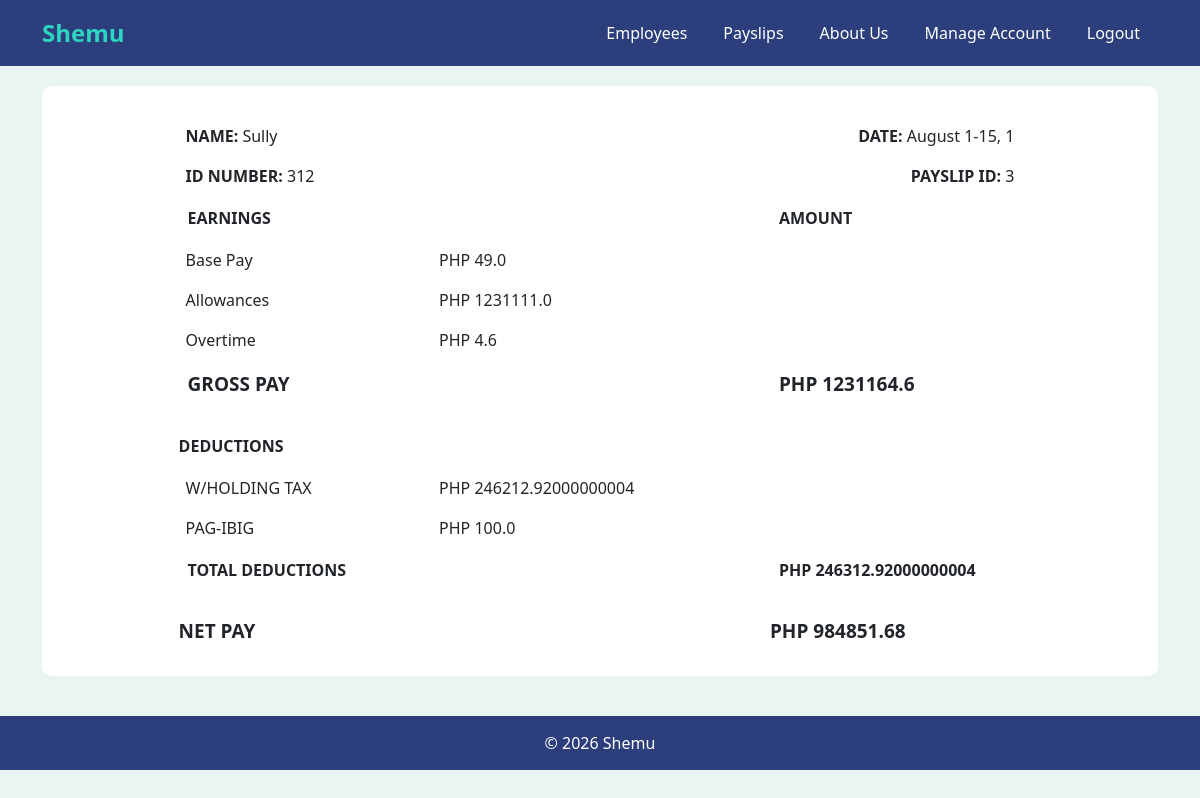
The page /view-payslip/2/3/ on the database its author committed.
### shemuapp/models.py (models this page shows, shortened)
class Payslip(models.Model): #Payslip Attributes
    id_number = models.ForeignKey('Employee', on_delete=models.CASCADE, related_name='payslips')
    month = models.CharField(max_length=20)
    date_range = models.CharField(max_length=50)
    year = models.CharField(max_length=4)
    pay_cycle = models.IntegerField()
    rate = models.FloatField()
    earnings_allowance = models.FloatField(default=0)
    deductions_tax = models.FloatField(default=0)
    deductions_health = models.FloatField(default=0)
    pag_ibig = models.FloatField(default=0)
    sss = models.FloatField(default=0)
    overtime = models.FloatField(default=0)
    total_pay = models.FloatField()
    def getCycleRate(self):
        return self.rate / 2

class Employee(models.Model):
    name = models.CharField(max_length=300)
    id_number = models.CharField(max_length=300)
    rate = models.DecimalField(max_digits=10, decimal_places=2)
    overtime_pay = models.DecimalField(max_digits=10, decimal_places=2,null=True, blank=True)
    allowance = models.DecimalField(max_digits=10, decimal_places=2, null=True, blank=True)

### shemuapp/views.py (the view)
# urls.py: path('view-payslip/<int:pk>/<int:payslip_id>/', views.view_payslip, name='view_payslip'),
def view_payslip(request, pk, payslip_id):
    account = get_object_or_404(Account, pk=pk)
    payslip = get_object_or_404(Payslip, id=payslip_id)
    gross_pay = payslip.getCycleRate() + payslip.earnings_allowance + payslip.overtime
    total_deductions = payslip.deductions_tax + payslip.pag_ibig + payslip.deductions_health + payslip.sss
    return render(request, 'view_payslip.html', {'payslip': payslip, 'pk': pk, 'gross_pay': gross_pay, 'total_deductions': total_deductions, 'current_user': account.getUsername()})

### shemuapp/models.py (called while the page is built)
    def getUsername(self):
        return self.username

### shemuapp/templates/view_payslip.html (shortened to what this page needs)
<!DOCTYPE html>
{% extends 'base.html' %}
{% block content %}
    <table style="width: 80%; border-collapse: collapse; margin: auto;">
        <tr>
            <td style="text-align: left; padding: 8px;">
                <strong>NAME:</strong> {{ payslip.id_number.name }}
            </td>
            <td style="text-align: right; padding: 8px;">
                <strong>DATE:</strong> {{ payslip.month }} {{ payslip.date_range }}, {{ payslip.year }}
            </td>
        </tr>
        <tr>
            <td style="text-align: left; padding: 8px;">
                <strong>ID NUMBER:</strong> {{ payslip.id_number.id_number }}
            </td>
            <td style="text-align: right; padding: 8px;">
                <strong>PAYSLIP ID:</strong> {{ payslip.pk }}
            </td>
        </tr>
    </table>
    <table style="width: 80%; border-collapse: collapse; margin: auto; ">
        <tr>
            <td style="padding: 10px; font-weight: bold; width: 30%">EARNINGS</td>
            <td style="width: 40%;"></td>
            <td style="padding: 10px; font-weight: bold;width: 30%;">AMOUNT</td>
        </tr>
        <tr>
            <td style="padding: 8px;">Base Pay</td>
            <td style="padding: 8px;"> PHP {{ payslip.getCycleRate }} </td>
            <td></td>
        </tr>
        <tr>
            <td style="padding: 8px;">Allowances</td>
            <td style="padding: 8px;"> PHP {{ payslip.earnings_allowance }} </td>
            <td></td>
        </tr>
        <tr>
            <td style="padding: 8px;">Overtime</td>
            <td style="padding: 8px;"> PHP {{ payslip.overtime }} </td>
            <td></td>
        </tr>
        <tr>
            <td style="padding: 10px; font-weight: bold; font-size: 19px;">
                 GROSS PAY </td>
            <td></td>
            <td style="padding: 10px; font-weight: bold; font-size: 19px;">
                PHP {{ gross_pay }} </td>
        </tr>
        <tr>
            <td style="padding-top: 25px; padding-bottom: 10px; font-weight: bold;"> DEDUCTIONS </td>
            <td></td>
            <td></td>
        </tr>
        <tr>
            <td style="padding: 8px;">W/HOLDING TAX</td>
            <td style="padding: 8px;">
                PHP {{ payslip.deductions_tax }}
            </td>
            <td></td>
        </tr>
        {% if payslip.pag_ibig > 0 %}
        <tr>
            <td style="padding: 8px;">PAG-IBIG</td>
            <td style="padding: 8px;">
                PHP {{ payslip.pag_ibig }}
            </td>
            <td></td>
        </tr>
        {% endif %}
        <tr>
            <td style="padding: 10px; font-weight: bold;">
                TOTAL DEDUCTIONS
            </td>
            <td></td>
            <td style="padding: 10px; font-weight: bold;">
                PHP {{ total_deductions }}
            </td>
        </tr>
        <tr>
            <td style="padding-top: 25px; font-weight: bold; font-size: 19px;">
                NET PAY
            </td>
            <td></td>
            <td style="padding-top: 25px; font-weight: bold; font-size: 19px;">
                PHP {{ payslip.total_pay }}
            </td>
        </tr>
    </table>
{% endblock %}

### shemuapp/templates/base.html (style rules this page uses)
body { background-color: #E8F5F3; }

### rows shown on the page
Payslip: id_number.name "Sully", month "August", date_range "1-15", year "1", id_number.id_number "312", pk "3", getCycleRate "49.0", earnings_allowance "1231111.0", overtime "4.6", deductions_tax "246212.92000000004", pag_ibig "100.0", total_pay "984851.68"

### other values the page prints
{{ gross_pay }} "1231164.6"
{{ total_deductions }} "246312.92000000004"
